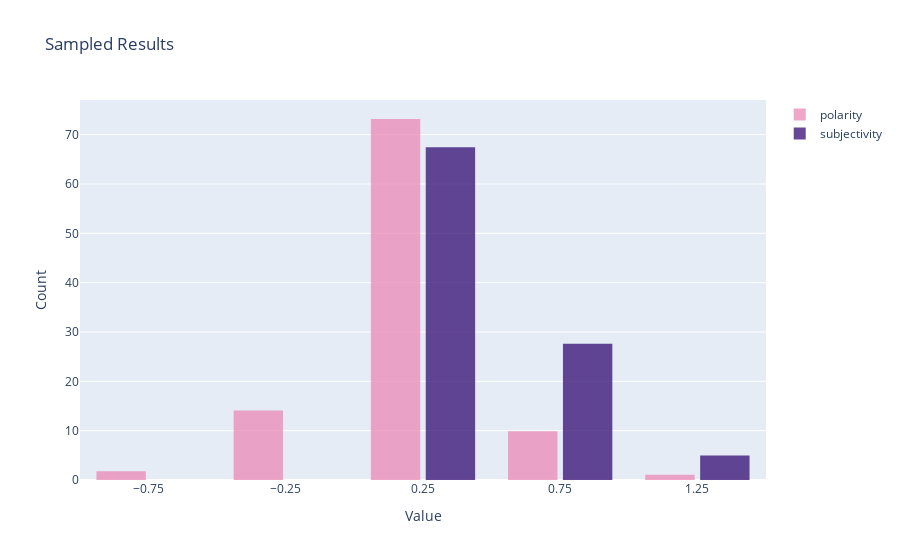

The notebook cell saved with this chart:
### Markdown cell above
##### The data without deeper analysis shows that most of the tweets are neutral with less subjectivity.

### Code cell
import plotly.graph_objects as go

# import numpy as np
x0 = df["polarity"]
x1 = df["subjectivity"]

fig = go.Figure()
fig.add_trace(go.Histogram(
    x=x0,
    histnorm='percent',
    name='polarity', # name used in legend and hover labels
    xbins=dict( # bins used for histogram
        start=-4.0,
        end=3.0,
        size=0.5
    ),
    marker_color='#EB89B5',
    opacity=0.75
))
fig.add_trace(go.Histogram(
    x=x1,
    histnorm='percent',
    name='subjectivity',
    xbins=dict(
        start=-3.0,
        end=4,
        size=0.5
    ),
    marker_color='#330C73',
    opacity=0.75
))

fig.update_layout(
    title_text='Sampled Results', # title of plot
    xaxis_title_text='Value', # xaxis label
    yaxis_title_text='Count', # yaxis label
    bargap=0.2, # gap between bars of adjacent location coordinates
    bargroupgap=0.1 # gap between bars of the same location coordinates
)

fig.show()

### Figure 1 — Plotly figure (JSON) as saved in the notebook; plotly's stock layout.template omitted (floating-point values rounded to 4 significant figures; data arrays with more than 128 entries replaced by an {"elided": "..."} marker saying what was removed)
{"data": [{"histnorm": "percent", "marker": {"color": "#EB89B5"}, "name": "polarity", "opacity": 0.75, "type": "histogram", "x": {"elided": "16367 float values"}, "xbins": {"end": 3, "size": 0.5, "start": -4}}, {"histnorm": "percent", "marker": {"color": "#330C73"}, "name": "subjectivity", "opacity": 0.75, "type": "histogram", "x": {"elided": "16367 float values"}, "xbins": {"end": 4, "size": 0.5, "start": -3}}], "layout": {"bargap": 0.2, "bargroupgap": 0.1, "title": {"text": "Sampled Results"}, "xaxis": {"title": {"text": "Value"}}, "yaxis": {"title": {"text": "Count"}}}}
